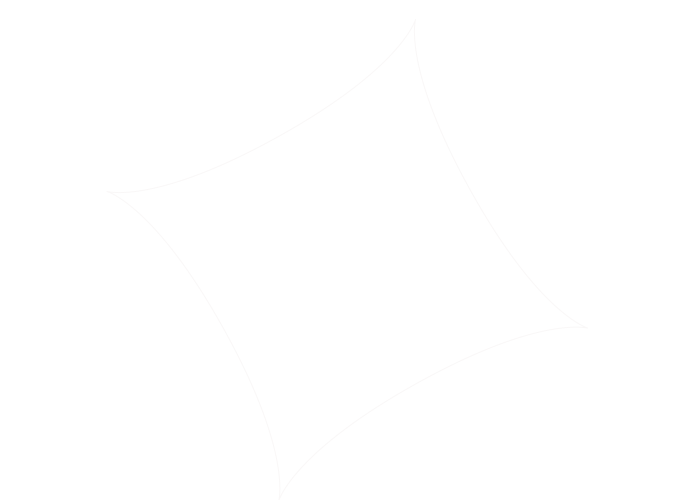
Frame 1 (no input)
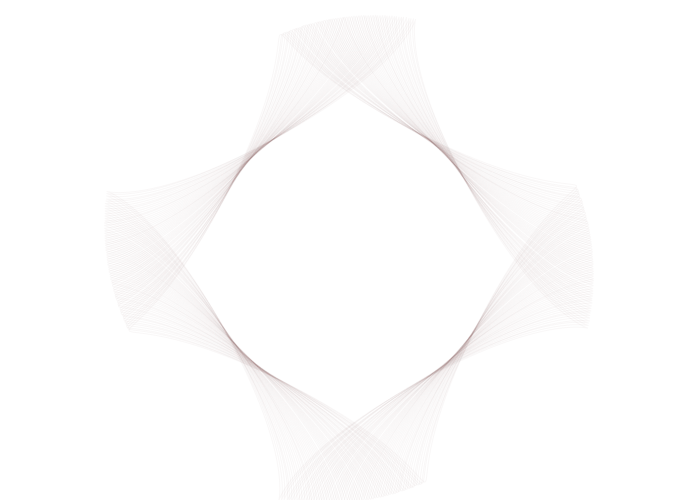
Frame 60 (the mouse pressed at the canvas centre just before this capture)
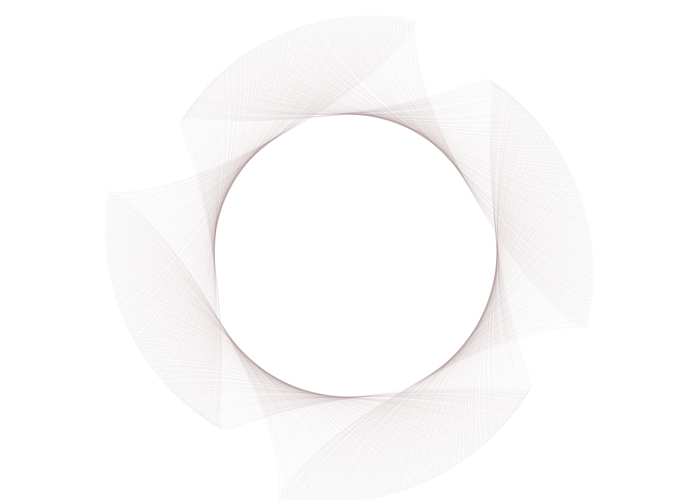
Frame 120 (the mouse held since frame 60 and released just before this capture)

The Processing sketch that drew these frames (run headless with seeded random() and noise(); from frame 60 on, the mouse is pressed at the canvas centre):

// Processing sketch: processing_7178
// ── processing_7178.pde

float lauf = -5;

void setup()
{
  size(700, 500);
  frameRate(60);
  background(255);
  colorMode(HSB);
}

void draw()
{
  noFill();
  stroke(-lauf * 10 + 230, 100, 100, 10);
  lauf += 0.01;
  translate(width / 2, height / 2);
  rotate(-lauf);
  rrect2(lauf*2, 0, 200, 200, lauf, "MITTELPUNKT");
  if(lauf >= 23) noLoop();
}

void rrect2(float x, float y, float b, float h, float t, String m)
{
  if(m == "MITTELPUNKT")
  {
    x = x - b / 2;
    y = y - h / 2;
  }
  curveTightness(t); // konkav > -2.2 > konvex // -0.66 = kreis // konkav > 1
  beginShape();
  curveVertex(x + b, y);
  curveVertex(x, y);
  curveVertex(x, y + h);
  curveVertex(x + b, y + h);
  curveVertex(x + b, y);
  curveVertex(x, y);
  curveVertex(x, y + h);
  endShape();
}
